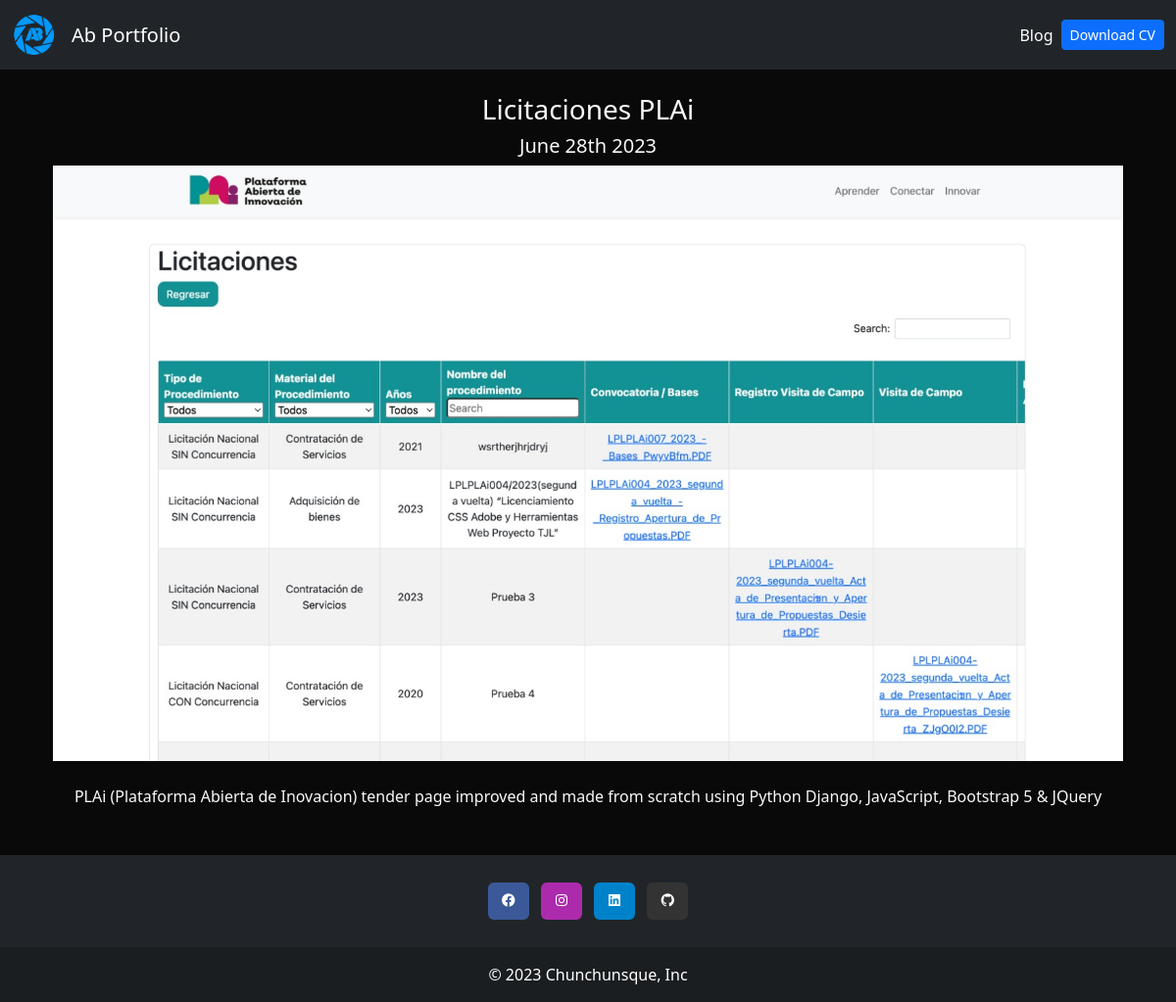
Page /blog/3 on the committed database.
### blog/models.py (models this page shows)
class Post(models.Model):
  title = models.CharField(max_length=100)
  description = models.TextField()
  image = models.ImageField(upload_to='blog/images')
  date = models.DateField(datetime.date.today)

### blog/views.py (the view)
# urls.py: path('<int:post_id>', post_detail, name='post_detail'),
def post_detail(request, post_id):
  post = get_object_or_404(Post, pk=post_id)
  return render(request, 'post_detail.html', {'post': post})

### blog/templates/post_detail.html
{% extends 'layout.html' %}
{% block content%}
<div class="text-center">
  <h3>{{post.title}}</h3>
  <h2 class="my-2 h5">{{post.date|date:'F jS Y'}}</h2>
  <img src="{{post.image.url}}" class="img-fluid" alt="{{post.title}}">
  <div class="my-4">
    <p>{{post.description|safe}}</p>
  </div>
</div>
{% endblock %}

### portfolio/static/main.css (style rules this page uses)
body { background: #090909; }

### rows in the picture
Post: title "Licitaciones PLAi", date "June 28th 2023", image (picture), description "PLAi (Plataforma Abierta de Inovacion) tender page improved and made from scratch using Python Django, JavaScript, Bootstrap 5 & JQuery"
